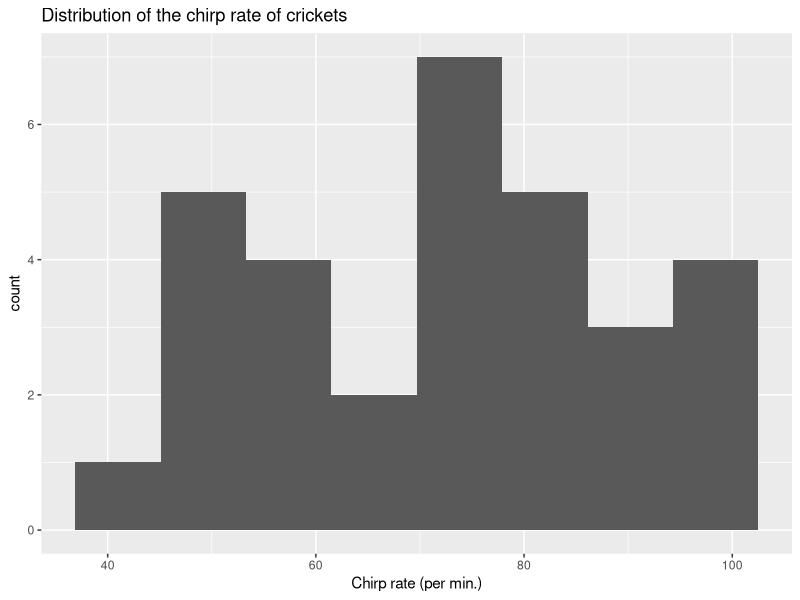
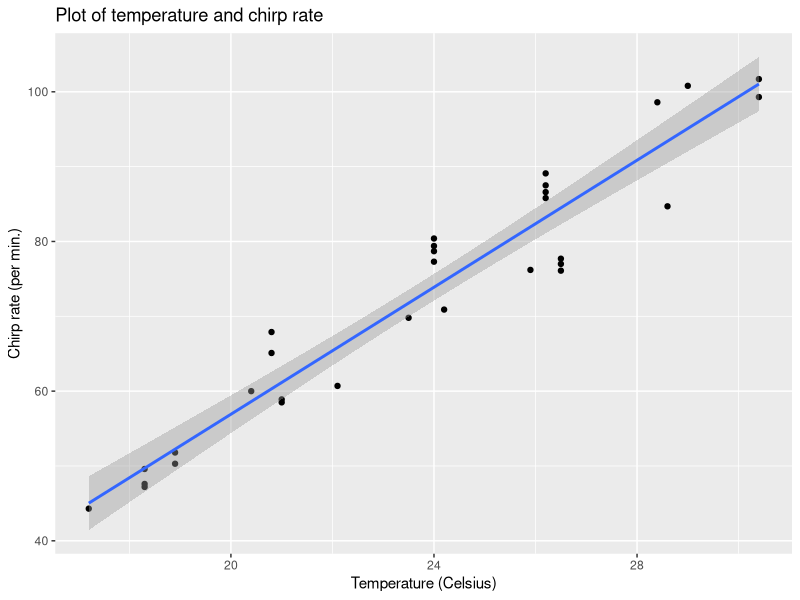

Reproduce these figures in R, in order.
## ---- chunk 1
knitr::opts_chunk$set(echo = TRUE)
library('tidyverse') ; 
library('modeldata')
## ---- chunk 2
data(crickets, package = "modeldata")
names(crickets)
## ---- chunk 3
summary(crickets)
ggplot(crickets, aes(x = rate)) +
  geom_histogram(bins = 8) + 
  ggtitle("Distribution of the chirp rate of crickets") +
  xlab('Chirp rate (per min.)')
## ---- chunk 4
ggplot(crickets, aes(x = temp, y = rate)) +
  geom_point() + 
  geom_smooth(method = 'lm') +
  ggtitle("Plot of temperature and chirp rate") +
  ylab('Chirp rate (per min.)') +
  xlab('Temperature (Celsius)')
